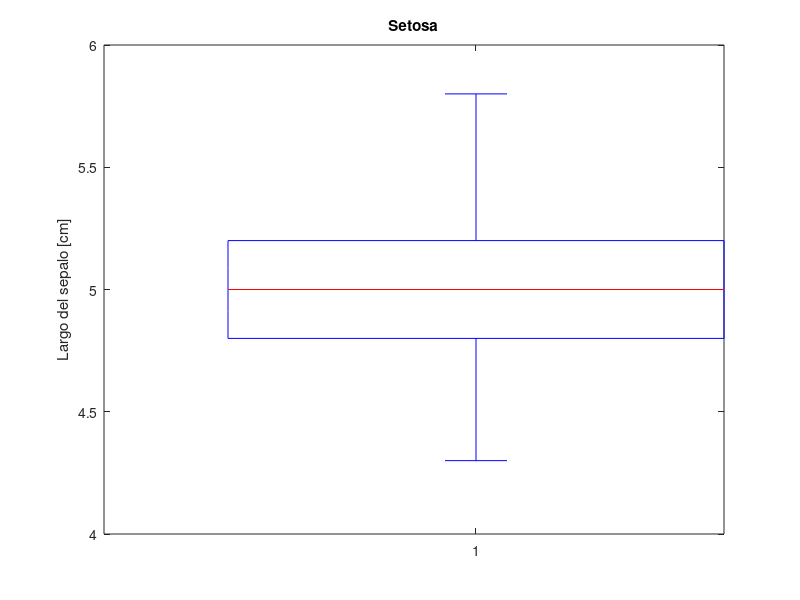
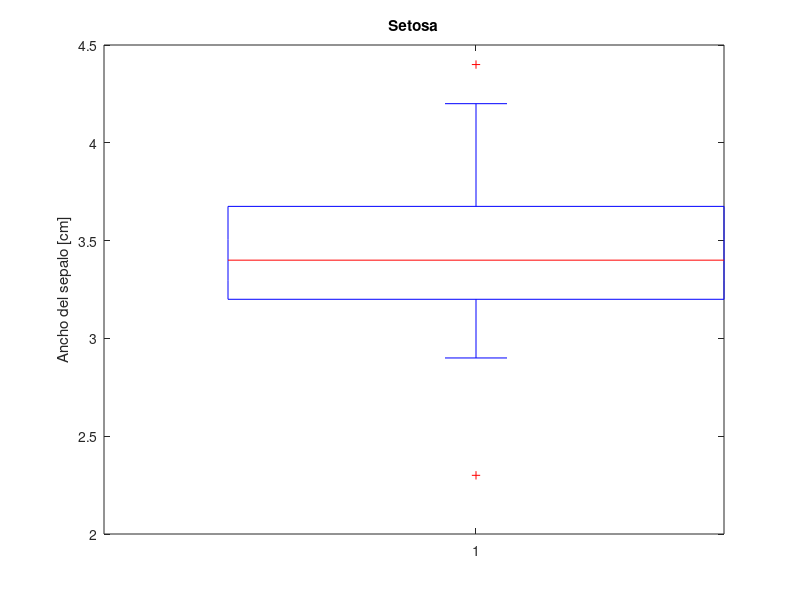
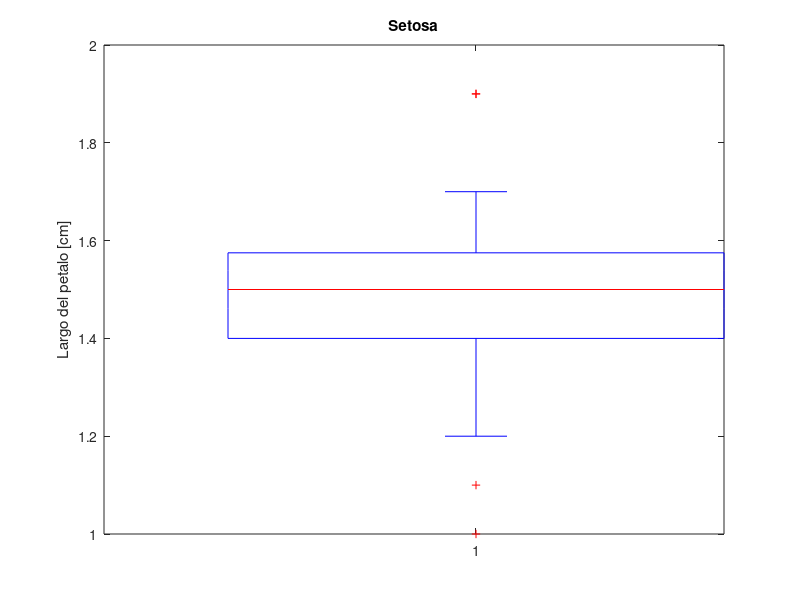
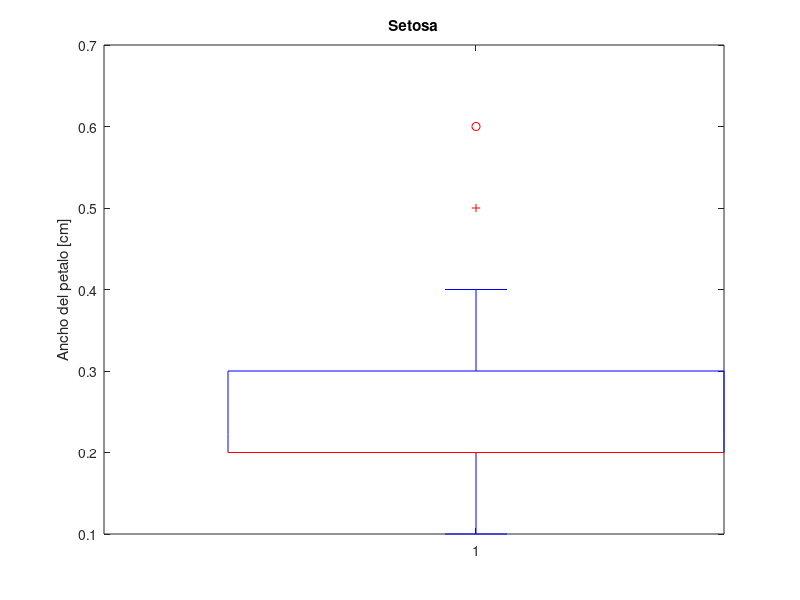

Write the MATLAB code that produced these figures, in order.
function cell = e_3b()
	load fisheriris;
	h{1} = meas(1:50, :);
	h{2} = meas(51:100, :);
	h{3} = meas(101:150, :);
name{1} = 'Setosa';
	name{2} = 'Versicolor';
	name{3} = 'Virginica';
	
	for i=1:3
		figure;
		boxplot(h{i}(:,1));
		title(name{i});
		ylabel('Largo del sepalo [cm]');
		
		figure;
		boxplot(h{i}(:,2));
		title(name{i});
		ylabel('Ancho del sepalo [cm]');
		
		figure;
		boxplot(h{i}(:,3));
		title(name{i});
		ylabel('Largo del petalo [cm]');
		
		figure;
		boxplot(h{i}(:,4));
		title(name{i});
		ylabel('Ancho del petalo [cm]');
		
	end
end
